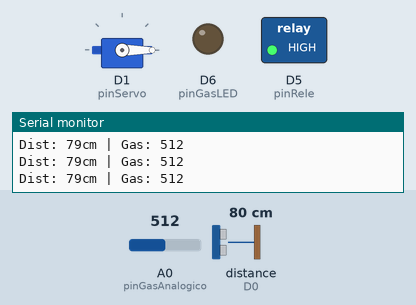
Simulated run of this sketch. Board: ESP8266 (NodeMCU). Parts: servo, switched loads named in the sketch (green lamp = pin HIGH), output pins drawn as LEDs (lit = HIGH), the last lines printed to the serial monitor. Wiring (inferred from the names in the program): ultrasonic range finder: trigger D2; echo D0. Inputs (shaded band) come from the test bench; at power-on: distance to the obstacle (sensor on D0) 80 cm, A0 (pinGasAnalogico) = 512. The echo pulse lasts 58.3 µs per cm; pins used as bus, display or sensor lines are not drawn.

Above: at 2.2 s.
2.3 s: distance to the obstacle (sensor on D0) set to 13 cm
3.8 s: distance to the obstacle (sensor on D0) set to 9 cm
At 5.8 s:
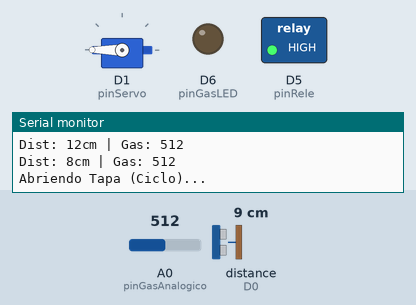
6.8 s: A0 (pinGasAnalogico) set to 633
9.8 s: A0 (pinGasAnalogico) set to 658
At 18.3 s:
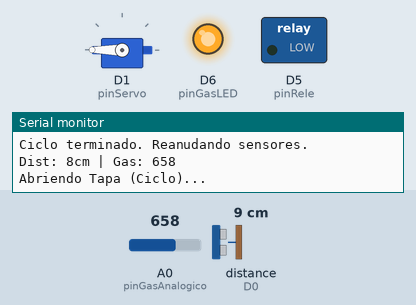
18.8 s: A0 (pinGasAnalogico) set to 640
At 26.18 s:
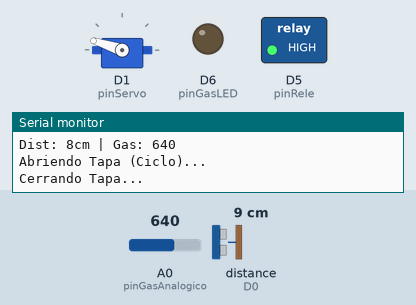
Timing chart, 0 to 69.3 s (numbered marks = the images above; inputs shaded):
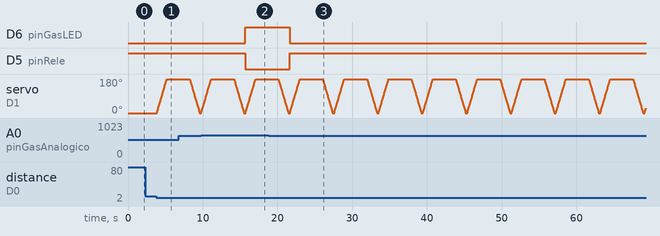

Measured:
- the behaviour switches between 12 and 11 cm on distance to the obstacle (sensor on D0) (found by bisection; images 0 and 1)
- the behaviour switches between 649 and 650 on A0 (pinGasAnalogico) (found by bisection; images 1 and 2)
- after the input at 3.8 s, servo on D1 (pinServo): moves from 0° to 180° over 1.4 s, starting after 0.07 s
- after the input at 9.8 s, D6 (pinGasLED): LOW → HIGH after 5.9 s; D5 (pinRele): HIGH → LOW after 5.9 s
- after the input at 18.8 s, D6 (pinGasLED): HIGH → LOW after 2.9 s; D5 (pinRele): LOW → HIGH after 2.9 s

The sketch:

Nodo_A.ino
```cpp
#include <ESP8266WiFi.h>
#include <espnow.h>
#include <Servo.h>

// --- Configuración de Pines ---
const int pinTrig = D2;      // PIN NUEVO: Trigger del Ultrasonico
const int pinEcho = D0;      // PIN NUEVO: Echo del Ultrasonico
const int pinServo = D1;     // Servo Motor
const int pinRele = D5;      // Relé del ventilador
const int pinGasLED = D6;    // LED de alerta de gas
const int pinGasAnalogico = A0; // Sensor de Gas (MQ)

// --- Variables Globales ---
Servo miServo;
long duration;
int distance;

// --- ESP-NOW --- Dirección MAC del Receptor
// REEMPLAZA ESTO CON LA MAC DE TU RECEPTOR
uint8_t broadcastAddress[] = {0x08, 0x3A, 0x8D, 0xD3, 0x69, 0xCF};

// --- Estructura de datos (Debe ser igual en el receptor) ---
typedef struct struct_message {
  bool gasPeligroso;  // true = Gas detectado
  int valorGas;       // Valor analógico
  bool tapaAbierta;   // true = Objeto detectado (tapa abierta)
} struct_message;

struct_message datosEnviar;

// Callback de envío
void OnDataSent(uint8_t *mac_addr, uint8_t sendStatus) {
  // Opcional: Debug
}

void setup() {
  Serial.begin(115200);

  // --- Configuración Pines ---
  pinMode(pinTrig, OUTPUT);
  pinMode(pinEcho, INPUT);
  pinMode(pinRele, OUTPUT);
  pinMode(pinGasLED, OUTPUT);

  // Estado inicial
  digitalWrite(pinRele, HIGH); // Apagado (Lógica inversa)
  digitalWrite(pinGasLED, LOW);

  // --- Servo ---
  miServo.attach(pinServo);
  miServo.write(0); // Cerrar al inicio

  // --- WiFi & ESP-NOW ---
  WiFi.mode(WIFI_STA);
  WiFi.disconnect();

  if (esp_now_init() != 0) {
    Serial.println("Error inicializando ESP-NOW");
    return;
  }

  esp_now_set_self_role(ESP_NOW_ROLE_CONTROLLER);
  esp_now_register_send_cb(OnDataSent);
  esp_now_add_peer(broadcastAddress, ESP_NOW_ROLE_SLAVE, 1, NULL, 0);

  Serial.println("Sistema Iniciado con Ultrasonico...");
  delay(1000);
}

void loop() {
  // 1. --- LEER SENSOR ULTRASONICO ---
  // Limpiar trigger
  digitalWrite(pinTrig, LOW);
  delayMicroseconds(2);
  // Pulso de 10us
  digitalWrite(pinTrig, HIGH);
  delayMicroseconds(10);
  digitalWrite(pinTrig, LOW);

  // Leer Eco
  duration = pulseIn(pinEcho, HIGH);
  // Calcular distancia (cm)
  distance = duration * 0.034 / 2;

  // 2. --- LEER SENSOR GAS ---
  int valorGas = analogRead(pinGasAnalogico);

  // 3. --- LOGICA DE DATOS ---
  // Actualizar estructura
  datosEnviar.valorGas = valorGas;
  datosEnviar.gasPeligroso = (valorGas >= 650); // Umbral de gas

  // Si la distancia es 10cm o menos (y válida > 0), marcamos tapa abierta
  if (distance > 0 && distance <= 10) {
    datosEnviar.tapaAbierta = true;
  } else {
    datosEnviar.tapaAbierta = false;
  }

  // Debug en Serial
  Serial.print("Dist: "); Serial.print(distance); Serial.print("cm | Gas: "); Serial.println(valorGas);

  // 4. --- ENVIAR DATOS ESP-NOW ---
  // Enviamos ANTES de mover el servo para que el receptor sepa que se va a abrir
  esp_now_send(broadcastAddress, (uint8_t *) &datosEnviar, sizeof(datosEnviar));

  // 5. --- ACCIONES FISICAS LOCALES ---

  // A) Control de GAS (Ventilador)
  if (datosEnviar.gasPeligroso) {
    digitalWrite(pinRele, LOW); // Encender ventilador (logica inversa)
    digitalWrite(pinGasLED, HIGH);
  } else {
    digitalWrite(pinRele, HIGH);
    digitalWrite(pinGasLED, LOW);
  }

  // B) Control de SERVO (TAPA)
  // Aquí entra la lógica de bloqueo que pediste
  if (datosEnviar.tapaAbierta) {
    Serial.println("Abriendo Tapa (Ciclo)...");

    // --- FASE 1: ABRIR (Suave con FOR) ---
    for (int pos = 0; pos <= 180; pos += 2) { // Pasos de 2 grados
      miServo.write(pos);
      delay(15); // Controla la velocidad de apertura
    }

    // --- FASE 2: ESPERAR ABIERTO ---
    delay(3000); // Mantiene abierto 3 segundos

    // --- FASE 3: CERRAR (Suave con FOR) ---
    Serial.println("Cerrando Tapa...");
    for (int pos = 180; pos >= 0; pos -= 2) {
      miServo.write(pos);
      delay(15); // Controla la velocidad de cierre
    }

    // Al terminar el ciclo, reseteamos la variable en local para la siguiente vuelta
    // (aunque se sobrescribirá al inicio del loop con la nueva lectura)
    Serial.println("Ciclo terminado. Reanudando sensores.");
  }

  delay(200); // Pequeña pausa para estabilidad general
}
```
